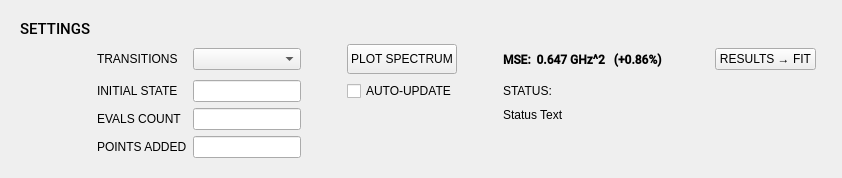
            <widget class="QWidget" name="prefitPage">
             <property name="sizePolicy">
              <sizepolicy hsizetype="Preferred" vsizetype="Preferred">
               <horstretch>0</horstretch>
               <verstretch>0</verstretch>
              </sizepolicy>
             </property>
             <layout class="QHBoxLayout" name="horizontalLayout_9">
              <item>
               <widget class="QFrame" name="frame_4">
                <property name="frameShape">
                 <enum>QFrame::NoFrame</enum>
                </property>
                <property name="frameShadow">
                 <enum>QFrame::Raised</enum>
                </property>
                <layout class="QGridLayout" name="gridLayout_3">
                 <item row="4" column="1">
                  <widget class="QLabel" name="label_43">
                   <property name="sizePolicy">
                    <sizepolicy hsizetype="Fixed" vsizetype="Preferred">
                     <horstretch>0</horstretch>
                     <verstretch>0</verstretch>
                    </sizepolicy>
                   </property>
                   <property name="text">
                    <string>POINTS ADDED</string>
                   </property>
                  </widget>
                 </item>
                 <item row="3" column="1">
                  <widget class="QLabel" name="label_42">
                   <property name="sizePolicy">
                    <sizepolicy hsizetype="Fixed" vsizetype="Preferred">
                     <horstretch>0</horstretch>
                     <verstretch>0</verstretch>
                    </sizepolicy>
                   </property>
                   <property name="text">
                    <string>EVALS COUNT</string>
                   </property>
                  </widget>
                 </item>
                 <item row="1" column="8">
                  <widget class="QPushButton" name="exportToFitButton">
                   <property name="sizePolicy">
                    <sizepolicy hsizetype="Preferred" vsizetype="Fixed">
                     <horstretch>0</horstretch>
                     <verstretch>0</verstretch>
                    </sizepolicy>
                   </property>
                   <property name="toolTip">
                    <string>Load the pre-fitted parameters to the initial value of the fit section</string>
                   </property>
                   <property name="text">
                    <string>RESULTS → FIT</string>
                   </property>
                  </widget>
                 </item>
                 <item row="1" column="6">
                  <widget class="QLabel" name="mseLabel">
                   <property name="sizePolicy">
                    <sizepolicy hsizetype="Fixed" vsizetype="Preferred">
                     <horstretch>0</horstretch>
                     <verstretch>0</verstretch>
                    </sizepolicy>
                   </property>
                   <property name="font">
                    <font>
                     <family>Roboto Medium</family>
                     <pointsize>9</pointsize>
                     <weight>75</weight>
                     <bold>true</bold>
                    </font>
                   </property>
                   <property name="text">
                    <string>MSE:  0.647 GHz^2   (+0.86%)</string>
                   </property>
                  </widget>
                 </item>
                 <item row="1" column="2">
                  <widget class="QComboBox" name="subsysComboBox">
                   <property name="sizePolicy">
                    <sizepolicy hsizetype="Preferred" vsizetype="Fixed">
                     <horstretch>0</horstretch>
                     <verstretch>0</verstretch>
                    </sizepolicy>
                   </property>
                  </widget>
                 </item>
                 <item row="3" column="6" rowspan="2" colspan="4">
                  <widget class="QLabel" name="statusTextLabel">
                   <property name="text">
                    <string>Status Text</string>
                   </property>
                   <property name="alignment">
                    <set>Qt::AlignLeading|Qt::AlignLeft|Qt::AlignTop</set>
                   </property>
                   <property name="wordWrap">
                    <bool>true</bool>
                   </property>
                   <property name="margin">
                    <number>5</number>
                   </property>
                  </widget>
                 </item>
                 <item row="1" column="1">
                  <widget class="QLabel" name="label_44">
                   <property name="sizePolicy">
                    <sizepolicy hsizetype="Fixed" vsizetype="Preferred">
                     <horstretch>0</horstretch>
                     <verstretch>0</verstretch>
                    </sizepolicy>
                   </property>
                   <property name="text">
                    <string>TRANSITIONS</string>
                   </property>
                  </widget>
                 </item>
                 <item row="1" column="7">
                  <spacer name="horizontalSpacer_8">
                   <property name="orientation">
                    <enum>Qt::Horizontal</enum>
                   </property>
                   <property name="sizeType">
                    <enum>QSizePolicy::Fixed</enum>
                   </property>
                   <property name="sizeHint" stdset="0">
                    <size>
                     <width>40</width>
                     <height>20</height>
                    </size>
                   </property>
                  </spacer>
                 </item>
                 <item row="2" column="2">
                  <widget class="QLineEdit" name="initStateLineEdit">
                   <property name="sizePolicy">
                    <sizepolicy hsizetype="Preferred" vsizetype="Fixed">
                     <horstretch>0</horstretch>
                     <verstretch>0</verstretch>
                    </sizepolicy>
                   </property>
                  </widget>
                 </item>
                 <item row="1" column="4">
                  <widget class="QPushButton" name="plotButton">
                   <property name="sizePolicy">
                    <sizepolicy hsizetype="Fixed" vsizetype="Fixed">
                     <horstretch>0</horstretch>
                     <verstretch>0</verstretch>
                    </sizepolicy>
                   </property>
                   <property name="minimumSize">
                    <size>
                     <width>100</width>
                     <height>30</height>
                    </size>
                   </property>
                   <property name="toolTip">
                    <string notr="true"/>
                   </property>
                   <property name="text">
                    <string notr="true">PLOT SPECTRUM</string>
                   </property>
                  </widget>
                 </item>
                 <item row="2" column="4">
                  <widget class="QCheckBox" name="autoRunCheckBox">
                   <property name="text">
                    <string>AUTO-UPDATE</string>
                   </property>
                  </widget>
                 </item>
                 <item row="2" column="1">
                  <widget class="QLabel" name="label">
                   <property name="sizePolicy">
                    <sizepolicy hsizetype="Fixed" vsizetype="Preferred">
                     <horstretch>0</horstretch>
                     <verstretch>0</verstretch>
                    </sizepolicy>
                   </property>
                   <property name="text">
                    <string>INITIAL STATE</string>
                   </property>
                  </widget>
                 </item>
                 <item row="1" column="3">
                  <spacer name="horizontalSpacer_4">
                   <property name="orientation">
                    <enum>Qt::Horizontal</enum>
                   </property>
                   <property name="sizeType">
                    <enum>QSizePolicy::Fixed</enum>
                   </property>
                   <property name="sizeHint" stdset="0">
                    <size>
                     <width>40</width>
                     <height>20</height>
                    </size>
                   </property>
                  </spacer>
                 </item>
                 <item row="2" column="6">
                  <widget class="QLabel" name="label_46">
                   <property name="text">
                    <string>STATUS:</string>
                   </property>
                  </widget>
                 </item>
                 <item row="1" column="5">
                  <spacer name="horizontalSpacer_5">
                   <property name="orientation">
                    <enum>Qt::Horizontal</enum>
                   </property>
                   <property name="sizeType">
                    <enum>QSizePolicy::Fixed</enum>
                   </property>
                   <property name="sizeHint" stdset="0">
                    <size>
                     <width>40</width>
                     <height>20</height>
                    </size>
                   </property>
                  </spacer>
                 </item>
                 <item row="3" column="2">
                  <widget class="QLineEdit" name="evalsCountLineEdit">
                   <property name="sizePolicy">
                    <sizepolicy hsizetype="Preferred" vsizetype="Fixed">
                     <horstretch>0</horstretch>
                     <verstretch>0</verstretch>
                    </sizepolicy>
                   </property>
                  </widget>
                 </item>
                 <item row="4" column="2">
                  <widget class="QLineEdit" name="pointsAddLineEdit">
                   <property name="sizePolicy">
                    <sizepolicy hsizetype="Preferred" vsizetype="Fixed">
                     <horstretch>0</horstretch>
                     <verstretch>0</verstretch>
                    </sizepolicy>
                   </property>
                  </widget>
                 </item>
                 <item row="0" column="0">
                  <widget class="QLabel" name="label_9">
                   <property name="sizePolicy">
                    <sizepolicy hsizetype="Preferred" vsizetype="Fixed">
                     <horstretch>0</horstretch>
                     <verstretch>0</verstretch>
                    </sizepolicy>
                   </property>
                   <property name="font">
                    <font>
                     <family>Roboto Medium</family>
                     <pointsize>11</pointsize>
                     <weight>7</weight>
                     <italic>false</italic>
                     <bold>false</bold>
                    </font>
                   </property>
                   <property name="styleSheet">
                    <string notr="true">font: 57 11pt &quot;Roboto Medium&quot;;
</string>
                   </property>
                   <property name="text">
                    <string>SETTINGS</string>
                   </property>
                   <property name="alignment">
                    <set>Qt::AlignLeading|Qt::AlignLeft|Qt::AlignTop</set>
                   </property>
                  </widget>
                 </item>
                </layout>
               </widget>
              </item>
             </layout>
            </widget>
